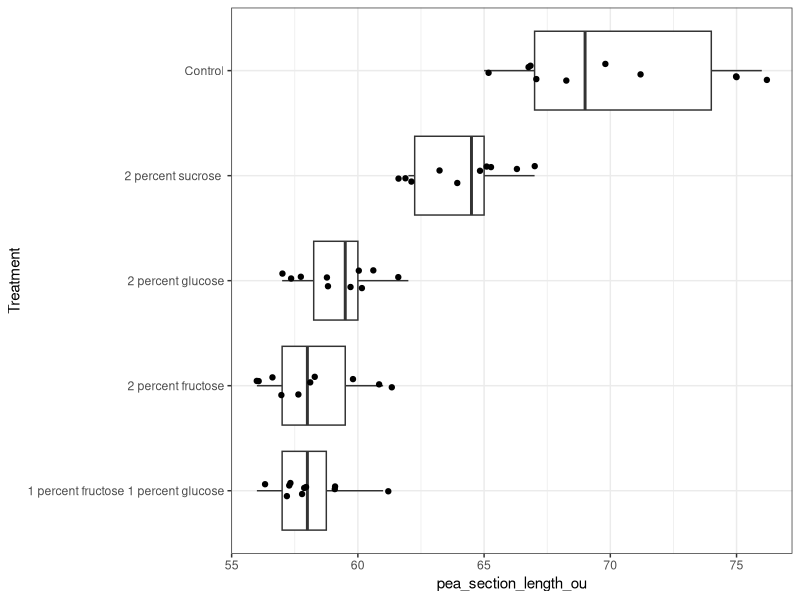
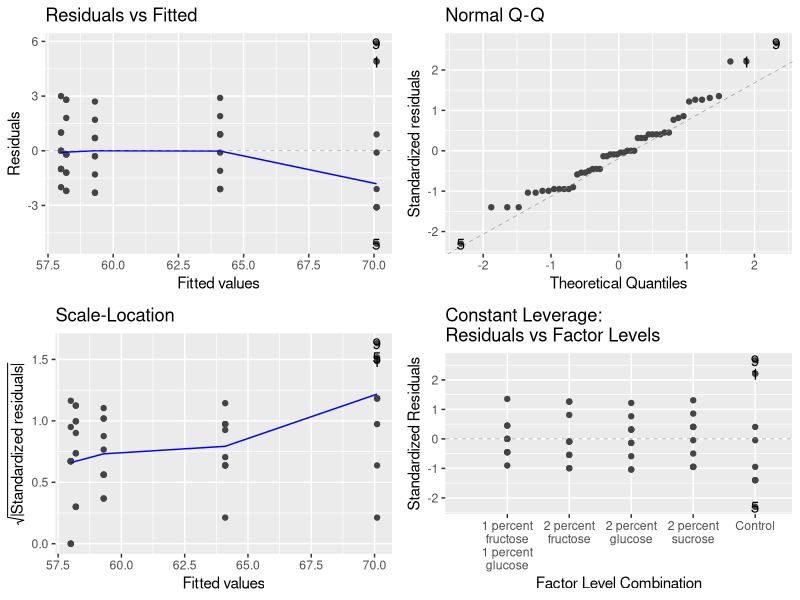

Write R code to recreate these figures, in order.
## ---- chunk 1
rm(list = ls())
library(tidyverse)
library(here )
library(ggfortify)
library(multcomp)
## ---- chunk 2
peas <- read.csv(here("data", "s_r_pea_sections.csv"))
glimpse(peas)

peas$Treatment <- as.factor(peas$Treatment)
## ---- chunk 3
ggplot(peas, aes(Treatment, pea_section_length_ou))+
  geom_boxplot()+
  geom_jitter(width = 0.1)+
  theme_bw()+
  coord_flip()
## ---- chunk 4
p_model <- lm(pea_section_length_ou ~ Treatment, data = peas)
## ---- chunk 5
autoplot(p_model)
## ---- chunk 6
anova(p_model)
## ---- chunk 7
ph_peas <- glht(p_model, linfct = mcp(Treatment = "Tukey"))
summary(ph_peas)

cld(ph_peas)
